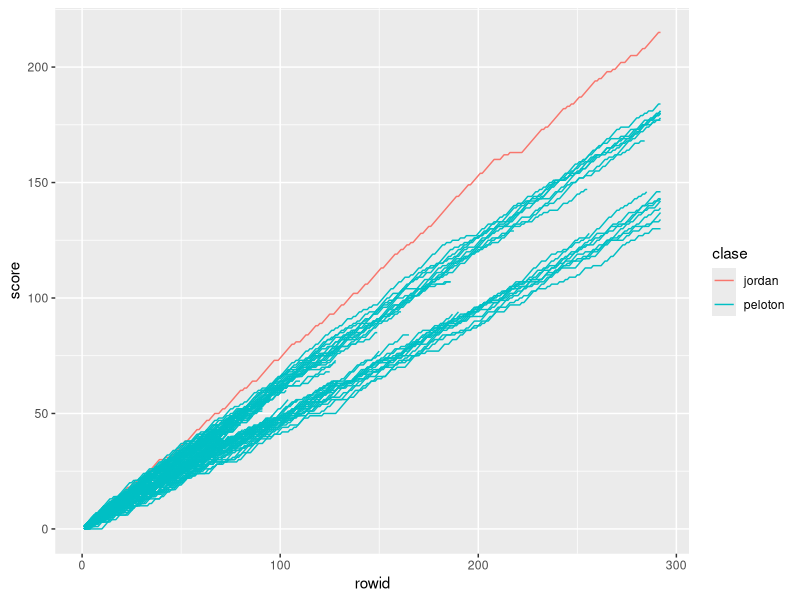

Write the R code that produced this figure.


# inicializamos parametros de los jugadores
mejor <- 0.7
peloton <- (501:599) / 1000
jugadores <- c(mejor, peloton)


# genero objeto "scoreboard" con todo lo que necesito
# uso la posicion en el vector probs como ID de los jugadores, de manera implicita.
# nunca se reordena, por lo que el mejor siempre es probs[1].
#
# qc: quality control. booleano que dice quien queda en la fase = fase
# fase: numero de fase (1 tiro por jugador vivo por fase)
# tiros: numero de tiros acumulados
# player_avg: promedio de cada jugador
# global_avg: promedio de todos los jugadores
init_scoreboard <- function(jugadores) {
  
  n_jugadores <- length(jugadores)
  
  list(
    probs = jugadores,
    score = rep(0, n_jugadores),
    qc = rep(T, n_jugadores),
    fase = 0,
    tiros = 0,
    player_avg = rep(0, n_jugadores),
    #player_min = rep(0, n_jugadores),
    global_avg = 0,
    global_median = 0,
    #player_dist_to_median = rep(0, n_jugadores),
    initial_n_jugadores = n_jugadores,
    history = list(shot_hist = c(), qc_hist = c(), median = c())
  )
}

update_scoreboard <- function(scoreboard, history = F) {
  
  scoreboard$current_shot <- runif(scoreboard$initial_n_jugadores) < scoreboard$probs
  scoreboard$score <- scoreboard$score + (scoreboard$current_shot * scoreboard$qc)
  scoreboard$fase <- scoreboard$fase + 1
  scoreboard$tiros <- scoreboard$tiros + sum(scoreboard$qc)
  
  scoreboard$player_avg <- scoreboard$score / scoreboard$fase
  #scoreboard$player_min <- min(scoreboard$score[scoreboard$qc])
  
  # quiero la media/mediana condicionales a los jugadores que quedan vivos!
  scoreboard$global_avg <- mean(scoreboard$score[scoreboard$qc]) 
  scoreboard$global_median <- median(scoreboard$score[scoreboard$qc])

  #scoreboard$player_dist_to_median <- c(scoreboard$score - scoreboard$global_median)[scoreboard$qc]
  
  if (history) {
    scoreboard$history$median <- c(scoreboard$history$median, scoreboard$global_median)
    scoreboard$history$shot_hist <- c(scoreboard$history$shot_hist, scoreboard$current_shot)
  }
  
  scoreboard
}

initial_tiritos <- function(scoreboard, n_tiros, history = F) {
  # antes de los 50 tiros no elimino a nadie
  while (scoreboard$fase < n_tiros) {
    scoreboard <- update_scoreboard(scoreboard, history)
    if (history) {
      scoreboard$history$qc_hist <- c(scoreboard$history$qc_hist, rep(T, scoreboard$initial_n_jugadores))
    }
  }
  scoreboard
} 


filter_players <- function(scoreboard, history = F) {
  # si tengo mas de tres competidores, los elimino por menor distancia a la mediana global

  if (sum(scoreboard$qc) > 2) {
    # creo que aca tengo un error de implementacion, pero me esta costando razonar
    scoreboard$qc <- scoreboard$qc & (scoreboard$score != scoreboard$score[which.min(abs(scoreboard$score - scoreboard$global_median - 1))])
    # scoreboard$qc <- scoreboard$qc & (scoreboard$score != scoreboard$score[which.min(scoreboard$player_dist_to_median)])
  }
  
  if (history) {
    scoreboard$history$qc_hist <- c(scoreboard$history$qc_hist, scoreboard$qc)
  }
  
  scoreboard
}


tirito <- function(scoreboard, history = F) {
  # actualiza scoreboard y filtra jugadores
  scoreboard <- update_scoreboard(scoreboard, history)
  scoreboard <- filter_players(scoreboard, history)
  
  scoreboard
}


cazatalentos_rtm <- function(scoreboard, n_tiros = 70, history = F) {

  # tiros sin filtro para saltear las fluctuaciones
  scoreboard <- initial_tiritos(scoreboard, n_tiros, history)
  
  # importante la guarda con numero de tiros
  while (scoreboard$tiros < 13995) {
    scoreboard <- tirito(scoreboard, history)
  }
  # en caso de mas de un ganador, me quedo con el de mayor puntaje total
  if (sum(scoreboard$qc) > 1) {
    scoreboard$qc <- scoreboard$score == max(scoreboard$score)
  }
  # filtro el vector de jugadores (probabilidades) usando el vector logico qc
  scoreboard$winner <- scoreboard$prob[scoreboard$qc]
  
  if (history) {
    scoreboard$history$shot_hist <- matrix(scoreboard$history$shot_hist,
      ncol = scoreboard$initial_n_jugadores,
      byrow = T
    )

    scoreboard$history$qc_hist <- matrix(scoreboard$history$qc_hist,
      ncol = scoreboard$initial_n_jugadores,
      byrow = T
    )
  }

  scoreboard
}

################################################################################
# simulaciones
# pretty_out me permite usar la misma funcion para el intervalo de confianza
simulation <- function(jugadores, n, pretty_out = T) {
  best <- 0
  for (j in 1:n) {
    
    # inicializo lista antes de cada iteracion
    scoreboard <- init_scoreboard(jugadores)
    scoreboard <- cazatalentos_rtm(scoreboard)
    
    # como el primer elemento es nuestro jordan, cuento las veces que el algoritmo lo elige
    best <- best + scoreboard$qc[1]
  }
  
  prop_correct <- best / n
  
  if (pretty_out) {
    paste0("proporcion de jordans elegidos: ", prop_correct * 100, "%")
  } else {
    prop_correct
  }
}


# set.seed(473632)
simulation(jugadores, 1000)


# avisame cuando termina de correr, mario
# beepr::beep("coin")




# ################################################################################

# graficos de las trazas

library(dplyr)
library(ggplot2)
library(tidyr)

l <- cazatalentos_rtm(init_scoreboard(jugadores), history = T)


shot_h <- l$history$shot_hist
qc_h <- l$history$qc_hist
shot_h[!qc_h] <- NA

data.frame(shot_h) %>%
  tibble::rowid_to_column() %>%
  pivot_longer(-rowid, names_to = "player", values_to = "encesta") %>%
  mutate(clase = case_when(
    player == "X1" ~ "jordan",
    TRUE ~ "peloton"
  )) %>%
  group_by(player) %>%
  mutate(score = cumsum(encesta)) %>%
  ggplot(aes(rowid, score, group = player, color = clase)) +
  geom_line()


# ################################################################################
# # estimo intervalo de confianza de la performance del algoritmo
# # uso distribucion t, ya que desconozco el desvio poblacional
# 
# # ademas, uso foreach para paralelizar las simulaciones
# library(foreach)
# doParallel::registerDoParallel()
# 
# muestras <- 100
# 
# ic <- foreach(1:muestras, .combine = "c") %dopar% {
#   simulation(jugadores, 10000, pretty = F)
# }
# doParallel::stopImplicitCluster()
# 
# # calculo media, desvio y error (al alpha = 0.05)
# u <- mean(ic)
# s <- sd(ic)
# error <- qt(0.975, df = muestras - 1) * s / sqrt(muestras)
# 
# paste0("la proporcion de jordans elegidos por el algoritmo es de ", round(u, 3), " +/- ", round(error, digits = 5))
# #> "la proporcion de jordans elegidos por el algoritmo es de 0.999 +/- 8e-05"


# pruebas con menos jugadores

# mejor <- 0.7
# peloton <- (600:650) / 1000
# jugadores2 <- c(mejor, peloton)
# 
# simulation(jugadores2, 10000)
